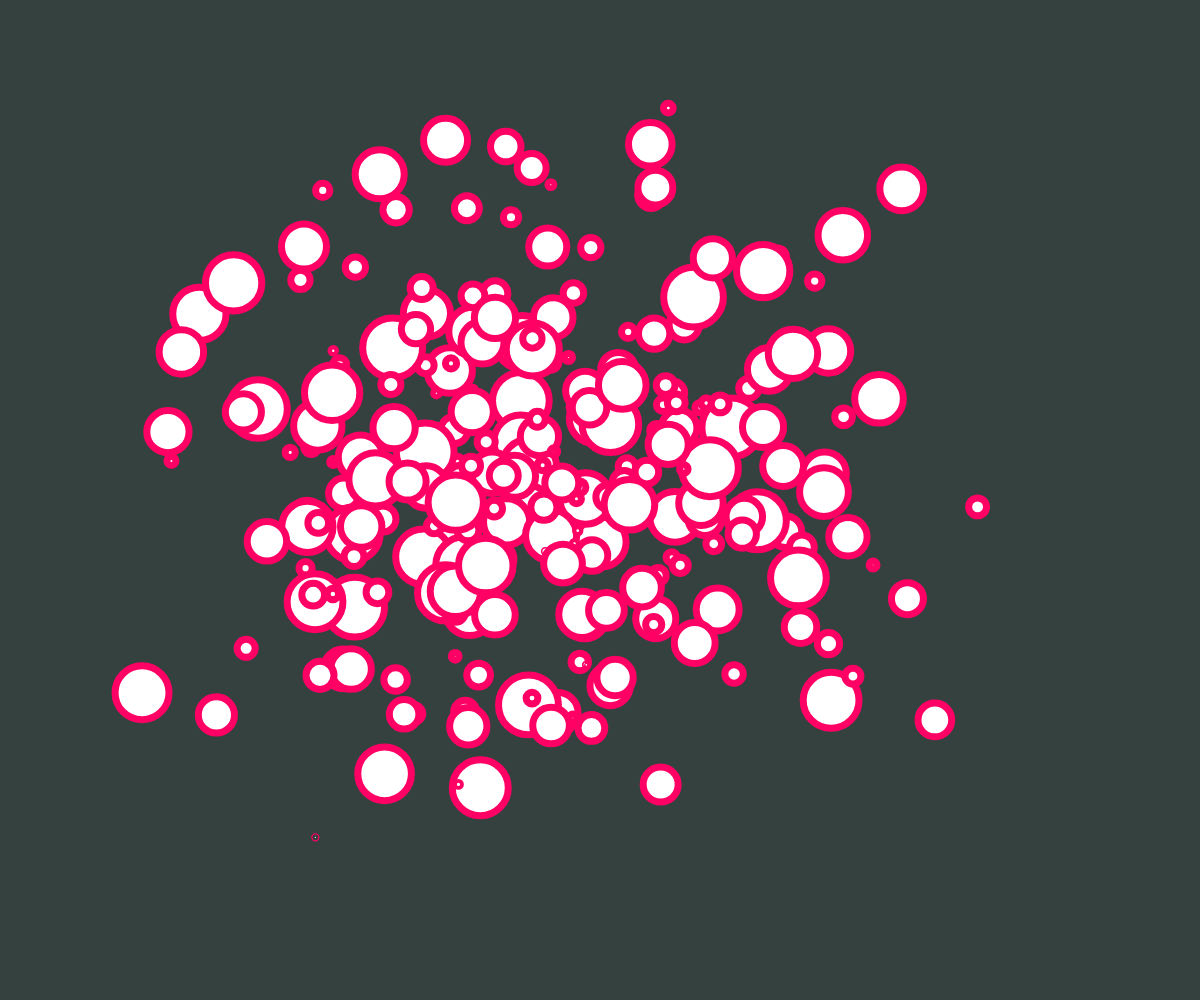
Frame 1 (no input)
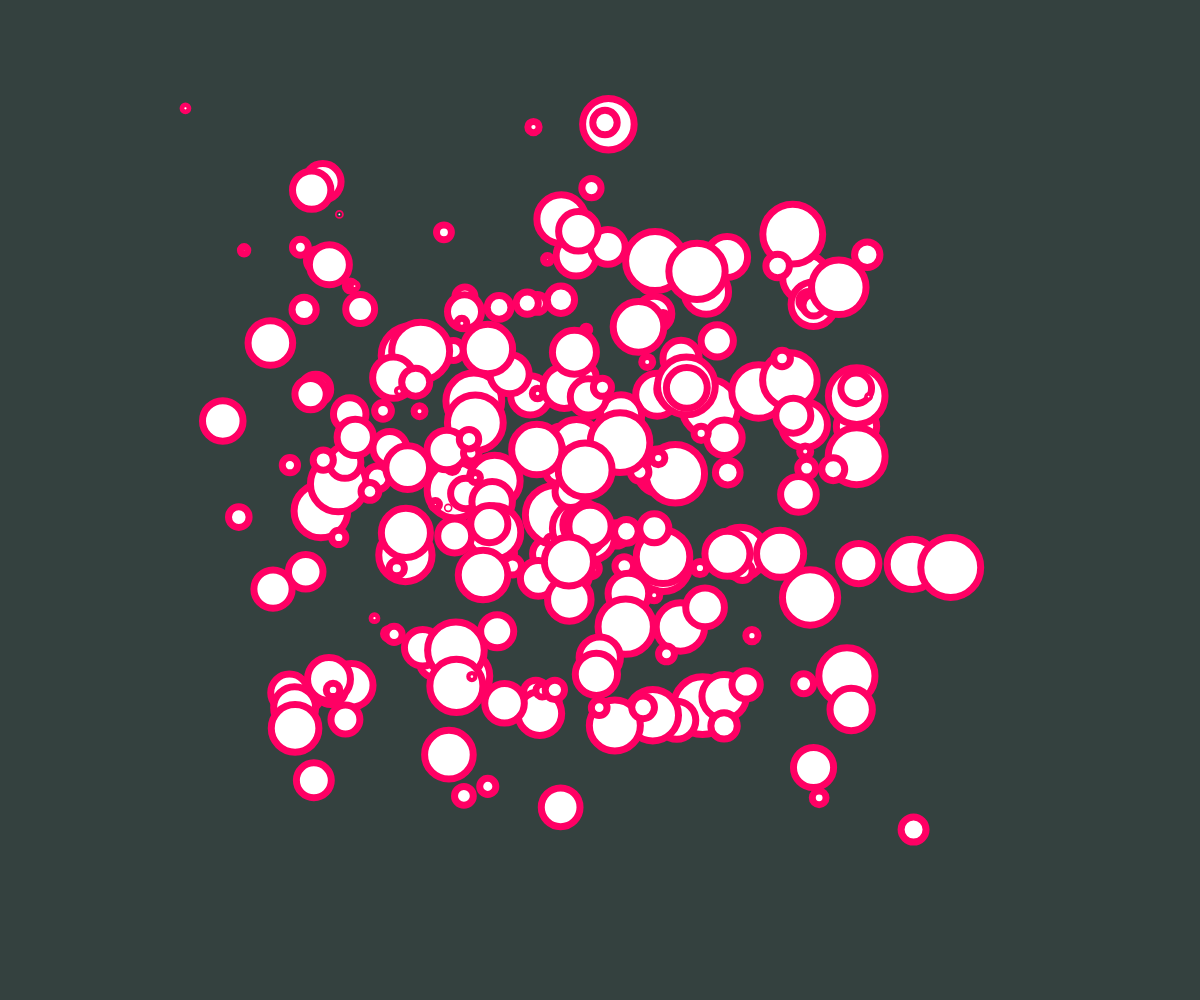
Frame 60 (no input)
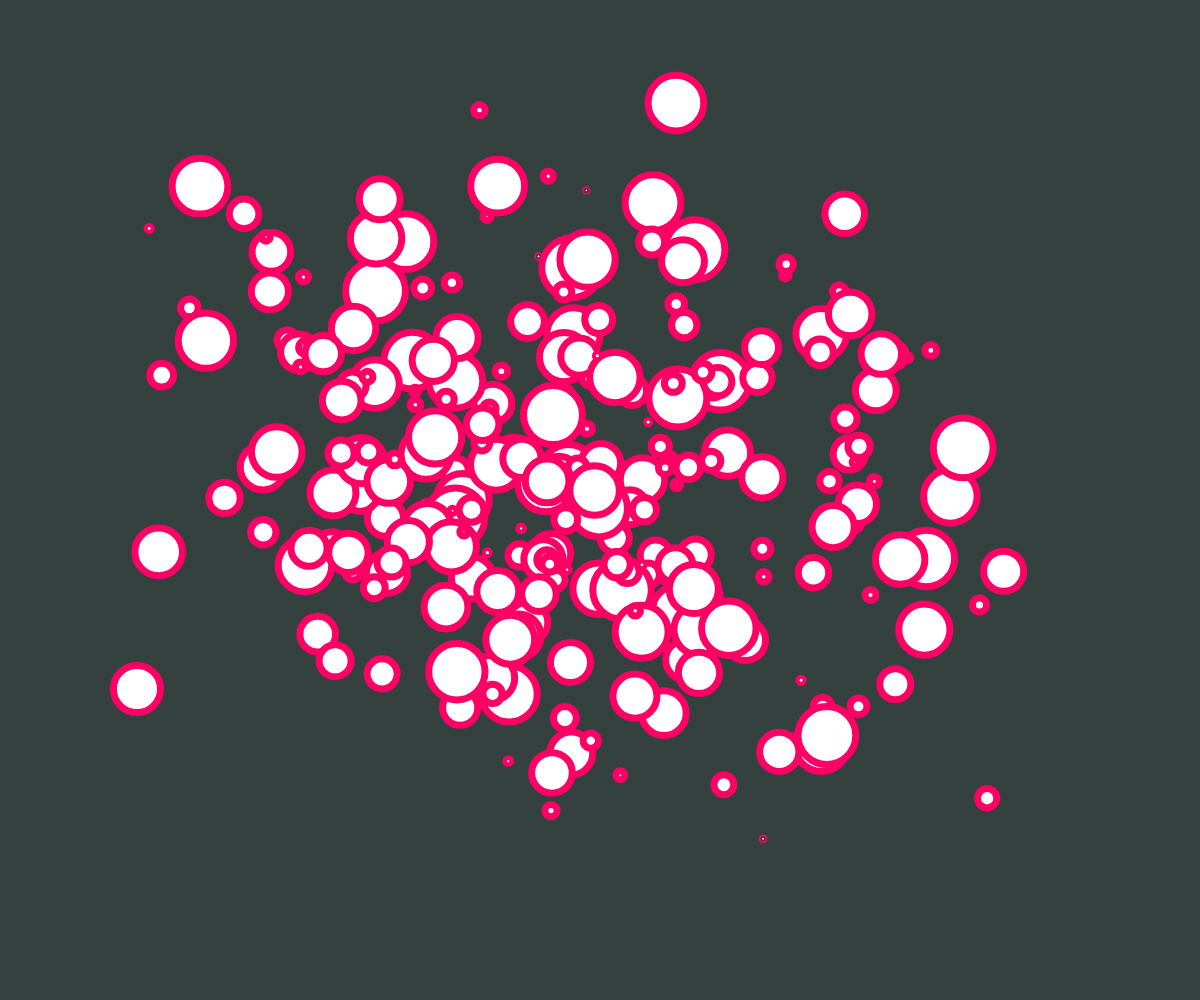
Frame 120 (the mouse pressed at the canvas centre since frame 60)

The p5.js sketch that drew these frames (run headless with seeded random() and noise() and a simulated clock; from frame 60 on, the mouse is pressed at the canvas centre):

// p5.js sketch
// ── sketch.js
var w, h;
var quanti = 250;
var c = [];
var speedMax = 0.2;

function setup() {
  createCanvas(w = windowWidth, h = windowHeight);
  background(255);
  noFill(255);
  rectMode(CENTER);

  // crea n oggetti di classe Camminatore
  for (var i = 0; i < quanti; i++) {
    c.push(new Camminatore(i));
  }
}

function draw() {
 // il primo valore del background cambia lo sfondo e il secondo il "ritardo delle forme"
  background(52, 65, 63);
  // chiamata dei metodi per ogni camminatore
  for (var i = 0; i < quanti; i++) {
    c[i].move();
    c[i].display();
  }
}

// la classe del camminatore inizia qui
function Camminatore(_id) {

  // qui c'è il costruttore
  this.id = _id;
  this.x = random(w);
  this.y = random(h);
  //regolo velocità random
  this.speed = random(0.5, speedMax);
  
  //cambio area di lavoro
  this.randomX = random(100);
  this.randomY = random(100);
  //cambio larghezza
  this.randomZ = random(60, speedMax+1);
  //cambio altezza
  this.randomW = random(60, speedMax+1);

  // il metodo move
  this.move = function() {
    this.x = map(noise(this.randomX), 0, 1, 10, width);
    this.y = map(noise(this.randomY), 0, 1, 10, height);

    this.randomX += 0.1 * this.speed;
    this.randomY += 0.1 * this.speed;
  }

  // il metodo display
  this.display = function() {
    stroke(255, 0, 100);
    strokeWeight(7);
    fill(155 * noise(this.noiseX), 155 * noise(this.noiseX + 30), 155 * noise(this.noiseX + 30));
    

    if (this.x > w / 100 && this.x < (w - w / 100)) {
      circle(this.x, this.y, this.randomZ, this.randomW);
   
    } else {
      circle(this.x, this.y, this.randomZ, this.randomW);
     
    }
  }
}
